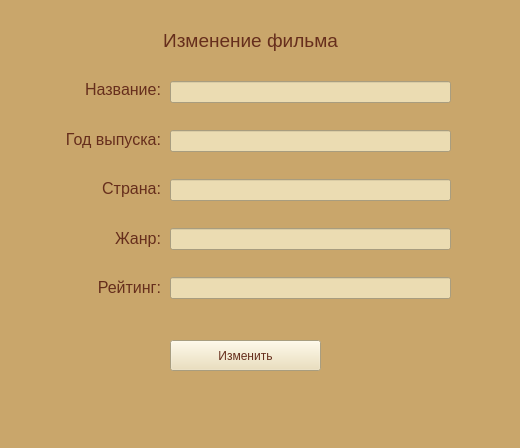
<?xml version="1.0" encoding="UTF-8"?>
<ui version="4.0">
 <class>MainWindow</class>
 <widget class="QMainWindow" name="MainWindow">
  <property name="geometry">
   <rect>
    <x>0</x>
    <y>0</y>
    <width>520</width>
    <height>448</height>
   </rect>
  </property>
  <property name="windowTitle">
   <string>MainWindow</string>
  </property>
  <property name="styleSheet">
   <string notr="true">background-color:#C9A66B</string>
  </property>
  <widget class="QWidget" name="centralwidget">
   <widget class="QLabel" name="label">
    <property name="geometry">
     <rect>
      <x>110</x>
      <y>30</y>
      <width>281</width>
      <height>21</height>
     </rect>
    </property>
    <property name="font">
     <font>
      <pointsize>14</pointsize>
     </font>
    </property>
    <property name="styleSheet">
     <string notr="true">color:#662E1C</string>
    </property>
    <property name="text">
     <string>Изменение фильма</string>
    </property>
    <property name="alignment">
     <set>Qt::AlignCenter</set>
    </property>
   </widget>
   <widget class="QWidget" name="layoutWidget_2">
    <property name="geometry">
     <rect>
      <x>50</x>
      <y>80</y>
      <width>111</width>
      <height>217</height>
     </rect>
    </property>
    <layout class="QVBoxLayout" name="verticalLayout">
     <property name="spacing">
      <number>30</number>
     </property>
     <property name="bottomMargin">
      <number>0</number>
     </property>
     <item>
      <widget class="QLabel" name="label_2">
       <property name="font">
        <font>
         <pointsize>12</pointsize>
        </font>
       </property>
       <property name="styleSheet">
        <string notr="true">color:#662E1C</string>
       </property>
       <property name="text">
        <string>Название:</string>
       </property>
       <property name="alignment">
        <set>Qt::AlignRight|Qt::AlignTrailing|Qt::AlignVCenter</set>
       </property>
      </widget>
     </item>
     <item>
      <widget class="QLabel" name="label_3">
       <property name="font">
        <font>
         <pointsize>12</pointsize>
        </font>
       </property>
       <property name="styleSheet">
        <string notr="true">color:#662E1C</string>
       </property>
       <property name="text">
        <string>Год выпуска:</string>
       </property>
       <property name="alignment">
        <set>Qt::AlignRight|Qt::AlignTrailing|Qt::AlignVCenter</set>
       </property>
      </widget>
     </item>
     <item>
      <widget class="QLabel" name="label_4">
       <property name="font">
        <font>
         <pointsize>12</pointsize>
        </font>
       </property>
       <property name="styleSheet">
        <string notr="true">color:#662E1C</string>
       </property>
       <property name="text">
        <string>Страна:</string>
       </property>
       <property name="alignment">
        <set>Qt::AlignRight|Qt::AlignTrailing|Qt::AlignVCenter</set>
       </property>
      </widget>
     </item>
     <item>
      <widget class="QLabel" name="label_5">
       <property name="font">
        <font>
         <pointsize>12</pointsize>
        </font>
       </property>
       <property name="styleSheet">
        <string notr="true">color:#662E1C</string>
       </property>
       <property name="text">
        <string>Жанр:</string>
       </property>
       <property name="alignment">
        <set>Qt::AlignRight|Qt::AlignTrailing|Qt::AlignVCenter</set>
       </property>
      </widget>
     </item>
     <item>
      <widget class="QLabel" name="label_6">
       <property name="font">
        <font>
         <pointsize>12</pointsize>
        </font>
       </property>
       <property name="styleSheet">
        <string notr="true">color:#662E1C</string>
       </property>
       <property name="text">
        <string>Рейтинг:</string>
       </property>
       <property name="alignment">
        <set>Qt::AlignRight|Qt::AlignTrailing|Qt::AlignVCenter</set>
       </property>
      </widget>
     </item>
    </layout>
   </widget>
   <widget class="QWidget" name="layoutWidget">
    <property name="geometry">
     <rect>
      <x>170</x>
      <y>60</y>
      <width>281</width>
      <height>261</height>
     </rect>
    </property>
    <layout class="QVBoxLayout" name="verticalLayout_2">
     <item>
      <widget class="QLineEdit" name="le_title">
       <property name="styleSheet">
        <string notr="true">background-color:#EBDCB2;
color:#662E1C</string>
       </property>
      </widget>
     </item>
     <item>
      <widget class="QLineEdit" name="le_year">
       <property name="styleSheet">
        <string notr="true">background-color:#EBDCB2;
color:#662E1C</string>
       </property>
      </widget>
     </item>
     <item>
      <widget class="QLineEdit" name="le_country">
       <property name="styleSheet">
        <string notr="true">background-color:#EBDCB2;
color:#662E1C</string>
       </property>
      </widget>
     </item>
     <item>
      <widget class="QLineEdit" name="le_genre">
       <property name="styleSheet">
        <string notr="true">background-color:#EBDCB2;
color:#662E1C</string>
       </property>
      </widget>
     </item>
     <item>
      <widget class="QLineEdit" name="le_rate">
       <property name="styleSheet">
        <string notr="true">background-color:#EBDCB2;
color:#662E1C</string>
       </property>
      </widget>
     </item>
    </layout>
   </widget>
   <widget class="QPushButton" name="btn_change_in_favourite">
    <property name="geometry">
     <rect>
      <x>170</x>
      <y>340</y>
      <width>151</width>
      <height>31</height>
     </rect>
    </property>
    <property name="styleSheet">
     <string notr="true">background-color:#EBDCB2;
color:#662E1C</string>
    </property>
    <property name="text">
     <string>Изменить</string>
    </property>
   </widget>
  </widget>
  <widget class="QMenuBar" name="menubar">
   <property name="geometry">
    <rect>
     <x>0</x>
     <y>0</y>
     <width>520</width>
     <height>21</height>
    </rect>
   </property>
  </widget>
  <widget class="QStatusBar" name="statusbar"/>
 </widget>
 <resources/>
 <connections/>
</ui>
